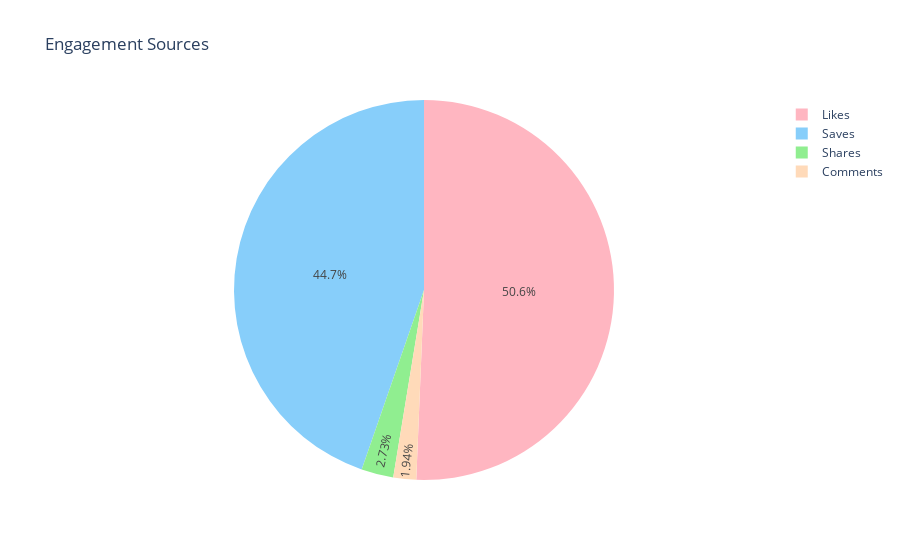

This figure's notebook cell:
### Code cell
# Now let’s have a look at the distribution of engagement sources:
engagement_metrics = ['Saves', 'Comments', 'Shares', 'Likes']
engagement_counts = [data[metric].sum() for metric in engagement_metrics]

colors = ['#FFB6C1', '#87CEFA', '#90EE90', '#FFDAB9']

fig = px.pie(data_frame=data, names=engagement_metrics, 
             values=engagement_counts, 
             title='Engagement Sources',
             color_discrete_sequence=colors)
fig.show()

### Figure 1 — Plotly figure (JSON) as saved in the notebook; plotly's stock layout.template omitted (floating-point values rounded to 4 significant figures)
{"data": [{"domain": {"x": [0, 1], "y": [0, 1]}, "hovertemplate": "label=%{label}<br>value=%{value}<extra></extra>", "labels": ["Saves", "Comments", "Shares", "Likes"], "legendgroup": "", "name": "", "showlegend": true, "type": "pie", "values": [18244, 793, 1114, 20680]}], "layout": {"legend": {"tracegroupgap": 0}, "piecolorway": ["#FFB6C1", "#87CEFA", "#90EE90", "#FFDAB9"], "title": {"text": "Engagement Sources"}}}
